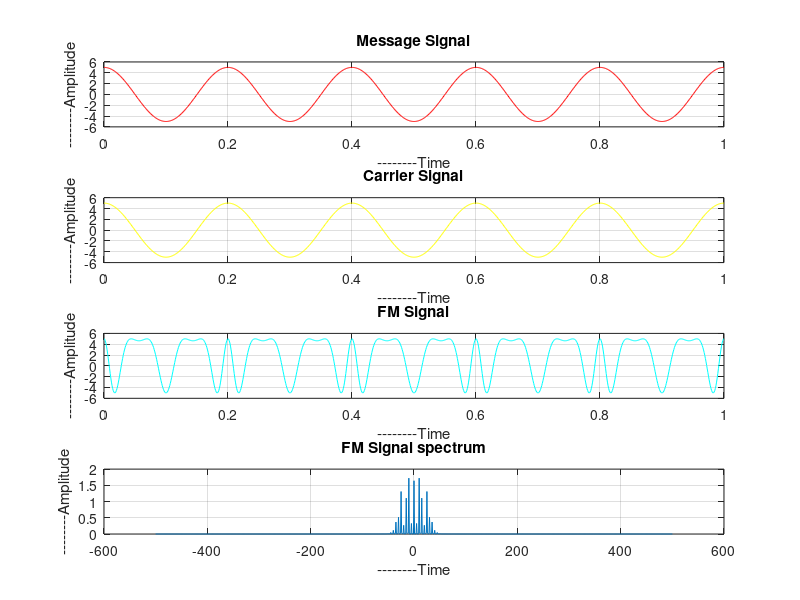

MATLAB code to generate this figure:
close all;
clear all;
clc;
t=0:0.001:1;
fs=1000

am=input('Enter the message signal')
fmm=input('Enter the message frequency')
ac=input('Enter the carrier signal')
fc=input('Enter the carrier frequency')
B=input('Enter the Beta value')
x=am*cos(2*pi*fmm*t);
c=ac*cos(2*pi*fc*t);
f=ac*cos((2*pi*fc*t)+(B*sin(2*pi*fmm*t)));
l=length(f);
l1=linspace(-fs/2, fs/2, l);
g=abs(fftshift(fft(f,l)/l));

subplot(4, 1, 1);
plot(t, x, 'r');
title('Message Signal');
ylabel('--------Amplitude');
xlabel('--------Time');
grid on;


subplot(4, 1, 2);
plot(t, c, 'y');
title('Carrier Signal');
ylabel('--------Amplitude');
xlabel('--------Time');
grid on;


subplot(4, 1, 3);
plot(t, f, 'c');
title('FM Signal');
ylabel('--------Amplitude');
xlabel('--------Time');
grid on;

subplot(4, 1, 4);
plot(l1, g);
title('FM Signal spectrum');
ylabel('--------Amplitude');
xlabel('--------Time');
grid on;
